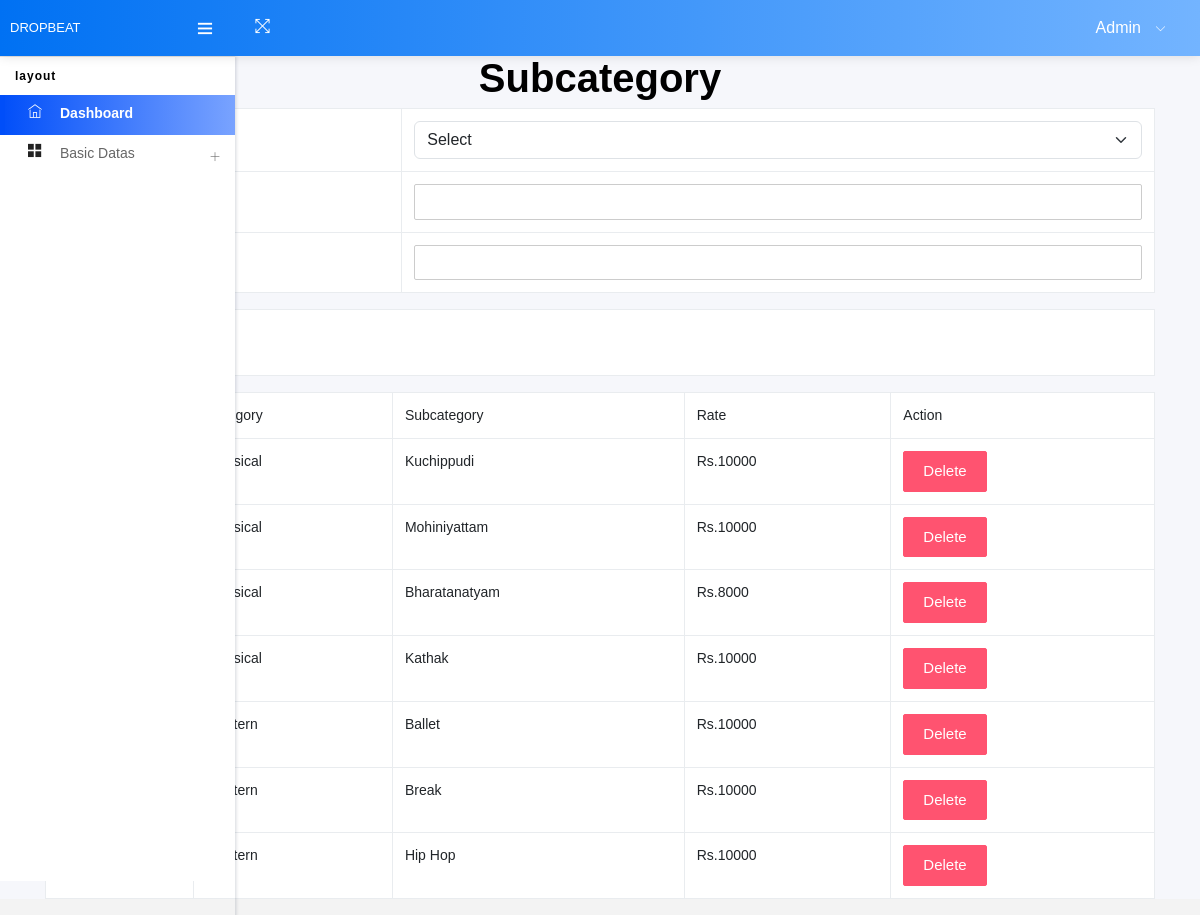
The app's page /Project/Admin/subcategory.php with its own data.
### tables this page shows
CREATE TABLE `tbl_subcategory` (
  `subcategory_id` int(11) NOT NULL auto_increment,
  `subcategory_name` varchar(100) NOT NULL,
  `category_id` int(11) NOT NULL,
  `subcategory_rate` varchar(50) NOT NULL,
  PRIMARY KEY  (`subcategory_id`)
);

### Project/Admin/subcategory.php (the view, shortened to what this page needs)
<!DOCTYPE html PUBLIC "-//W3C//DTD XHTML 1.0 Transitional//EN" "http://www.w3.org/TR/xhtml1/DTD/xhtml1-transitional.dtd">
<html xmlns="http://www.w3.org/1999/xhtml">
<head>
<link href="https://cdn.jsdelivr.net/npm/bootstrap@5.5.0/dist/css/bootstrap.min.css" rel="stylesheet">
</head>
<body style="background-color:lightslategray;color: black;">
<body>
<?php
include("Head.php");
        ?>
  <div class="container">
  <center><h1>Subcategory</h1></center>
        <form action="" method="post" enctype="multipart/form-data" name="form1" id="form1">
            <table class="table table-bordered">
                <tr>
                    <th>Category</th>
                    <td>
                        <select name="selectcategory" id="select_category" class="form-select">
                            <option value="">Select</option>
                        </select>
                    </td>
                </tr>
                <tr>
                    <th>Rate</th>
                    <td>
                        <input type="text" name="txtrate" id="txtrate" class="form-control" autocomplete="off" required />
                    </td>
                </tr>
                <tr>
                    <th>Subcategory</th>
                    <td>
                        <input type="text" name="txt_subcategory" id="txt_sub" class="form-control" autocomplete="off" required />
                    </td>
                </tr>
            </table>
            <table class="table table-bordered">
                <tr>
                    <th>
                    </th>
                </tr>
            </table>
            <table class="table table-bordered">
                <tr>
                    <th>Sl.No</th>
                    <td>Category</td>
                    <td>Subcategory</td>
                    <td>Rate</td>
                    <td>Action</td>
                </tr>
                <?php
                $i = 0;
                $selQry = "select * from tbl_subcategory s inner join tbl_category c on s.category_id=c.category_id";
                $data = mysql_query($selQry);
                while ($row = mysql_fetch_array($data)) {
                    $i++;
                ?>
                    <tr>
                        <td><?php echo $i; ?></td>
                        <td><?php echo $row["category_name"]; ?></td>
                        <td><?php echo $row["subcategory_name"]; ?></td>
                        <td><?php echo $row["subcategory_rate"]; ?></td>
                        <td><a href="subcategory.php?sid=<?php echo $row["subcategory_id"]; ?>" class="btn btn-danger">Delete</a></td>
                    </tr>
                <?php
                }
                ?>
            </table>
        </form>
    </div>
</body>
</html>

### records on screen
tbl_subcategory: subcategory_name "Kuchippudi", subcategory_rate "Rs.10000"
tbl_subcategory: subcategory_name "Mohiniyattam", subcategory_rate "Rs.10000"
tbl_subcategory: subcategory_name "Bharatanatyam", subcategory_rate "Rs.8000"
tbl_subcategory: subcategory_name "Kathak", subcategory_rate "Rs.10000"
tbl_subcategory: subcategory_name "Ballet", subcategory_rate "Rs.10000"
tbl_subcategory: subcategory_name "Break", subcategory_rate "Rs.10000"
tbl_subcategory: subcategory_name "Hip Hop", subcategory_rate "Rs.10000"
